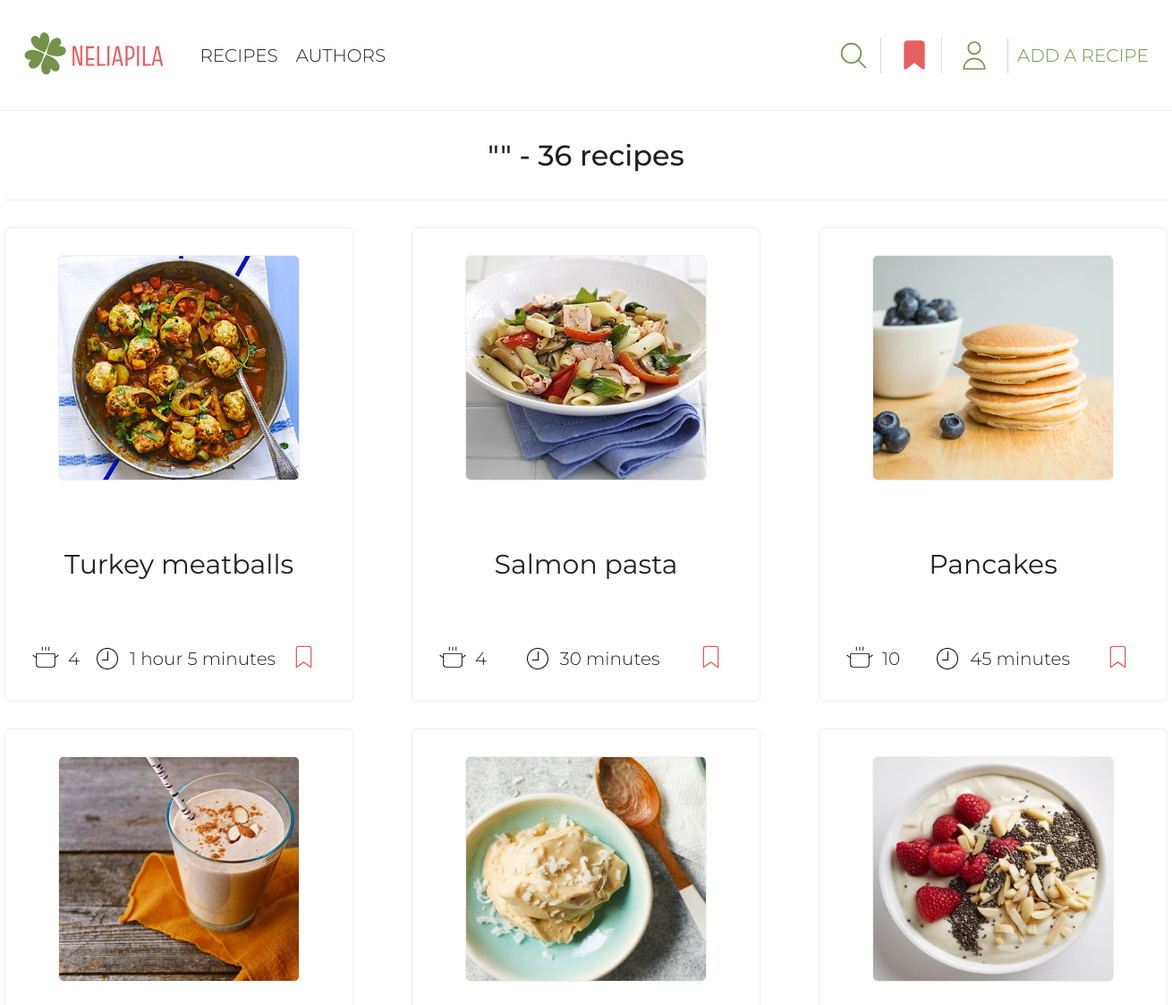
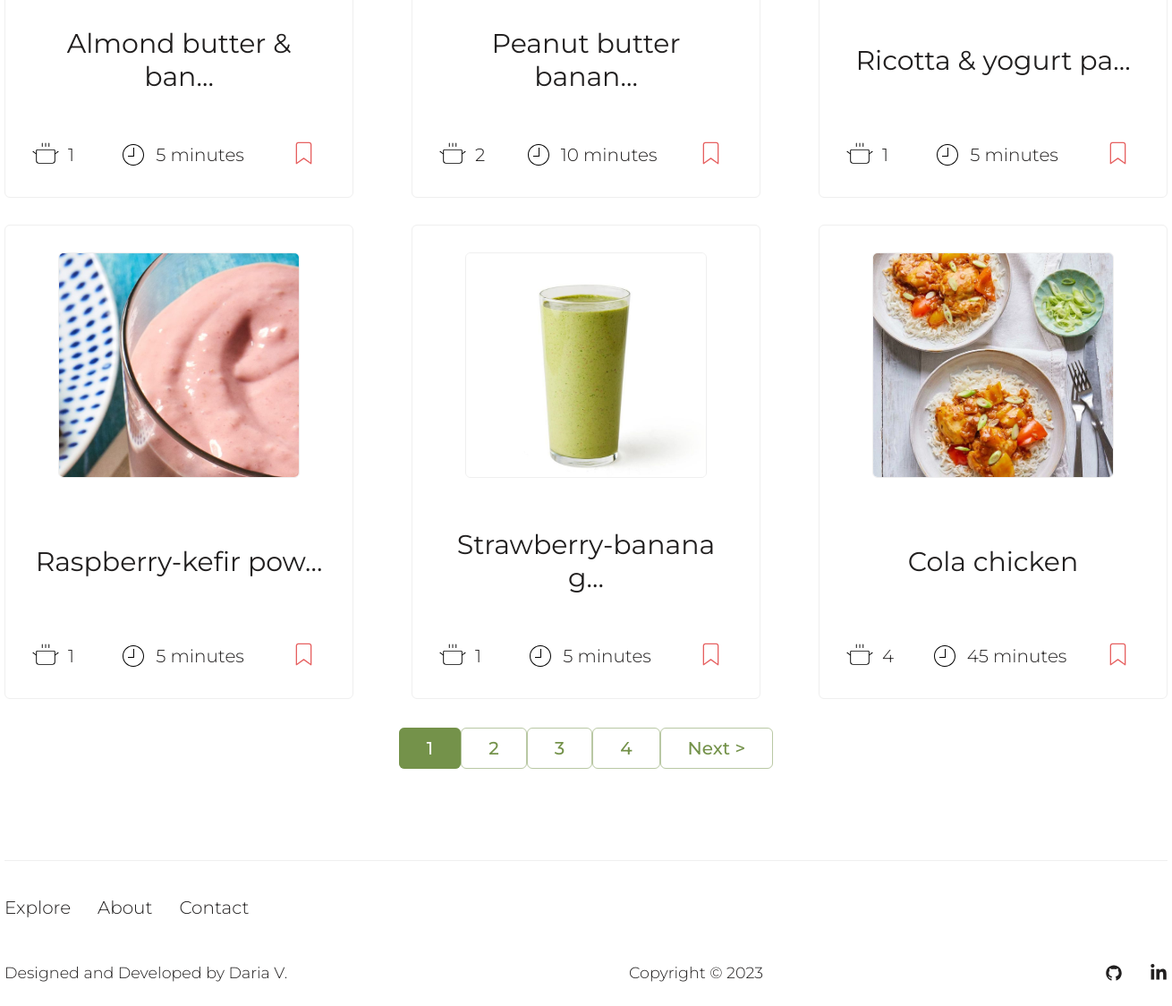
Screenshot of /found-recipes/ with the database file from the repository (2 pictures, top to bottom).
### recipes/models.py (models this page shows, shortened)
class Recipe(models.Model):
    CATEGORY_CHOICES = [
        ('Breakfast', 'Breakfast'),
        ('Lunch', 'Lunch'),
        ('Dinner', 'Dinner'),
        ('Snacks', 'Snacks'),
        ('Desserts', 'Desserts'),
        ('Drinks', 'Drinks'),
        ('Miscellaneous', 'Other')
    ]
    STATUS_CHOICES = [
        (True, 'Approved'),
        (False, 'On moderation'),
    ]
    author = models.ForeignKey(User, on_delete=models.CASCADE, null=True, blank=True)
    title = models.CharField(max_length=50)
    portions = models.PositiveIntegerField(default=1, blank=True, null=True)
    cooking_hours = models.PositiveIntegerField(default=0)
    cooking_minutes = models.PositiveIntegerField(default=0)
    image = models.ImageField(upload_to=recipe_image_path)
    category = models.CharField(max_length=20, choices=CATEGORY_CHOICES)
    ingredients = models.TextField()
    steps = models.TextField()
    is_approved = models.BooleanField(default=False, choices=STATUS_CHOICES)
    date_created = models.DateTimeField(auto_now_add=True)

### home/views.py (the view)
# urls.py: path('found-recipes/', views.search_recipes, name='found-recipes'),
def search_recipes(request):
    try:
        favorite_recipes = [favorite.favorite_recipe for favorite in request.user.profile.favorite_set.all()]
    except AttributeError:
        favorite_recipes = ''
    recipes, search_query = get_found_recipes(request)
    recipes_count = recipes.count()
    recipes, paginator, custom_range = paginate(request, recipes, results=9)
    context = {'recipes': recipes, 'favorites': favorite_recipes, 'recipes_count': recipes_count,
               'search_query': search_query, 'paginator': paginator, 'custom_range': custom_range}
    return render(request, 'recipes/found-recipes.html', context)

### home/utilis.py (called while the page is built)
def get_found_recipes(request):
    search_query = request.GET.get('search-bar') \
        if request.GET.get('search-bar') else ''
    recipes = Recipe.objects.distinct().filter(Q(is_approved=True) &
                                               (Q(title__icontains=search_query) |
                                                Q(ingredients__icontains=search_query)))
    return recipes, search_query

### home/views.py (called while the page is built)
def paginate(request, items, results=6):
    page = request.GET.get('page')
    paginator = Paginator(items, results)
    try:
        items = paginator.page(page)
    except PageNotAnInteger:
        page = 1
        items = paginator.page(page)
    except EmptyPage:
        page = paginator.num_pages
        items = paginator.page(page)
    page = int(page)
    left_index = page - 3 if page > 3 else 1
    right_index = page + 4 if page < paginator.num_pages - 3 else paginator.num_pages + 1
    custom_range = range(left_index, right_index)
    return items, paginator, custom_range

### templates/recipes/found-recipes.html (shortened to what this page needs)
{% extends 'base/base.html' %}
{% load static %}
{% block css %}
<link rel="stylesheet" href="{% static 'home/css/home.css' %}">
{% endblock %}
{% block content %}
<section class="found-recipes-page">
    <section class="all-approved-recipes container">
        <div class="recipes ">
            <h1 class="found-recipes-heading">"{{ search_query }}" - {{ recipes_count }} recipes</h1>
            <div class="all-recipes">
                {% if recipes %}
                {% for recipe in recipes %}
                <div class="sp-recipe">
                    <div class="recipe-image">
                        <a href="{% url 'specific-recipe' recipe.id %}">
                            <img src="{{ recipe.image.url }}" alt="Recipe Image">
                        </a>
                    </div>
                    <div class="recipe-title">
                        <a href="{% url 'specific-recipe' recipe.id %}">
                            <h2>{{ recipe.title|truncatechars:20 }}</h2></a>
                    </div>
                    <div class="recipe-short-info">
                        <div class="recipe-portions info">
                            <img src="{% static 'recipes/images/pot-svg.svg' %}" alt="Pot">
                            <span>{{ recipe.portions }}</span>
                        </div>
                        <div class="recipe-cooking-time info">
                            <img src="{% static 'recipes/images/clock-svg.svg' %}" alt="Clock">
                            {% if recipe.cooking_hours != 0 and recipe.cooking_minutes != 0 %}
                            <span>{{ recipe.cooking_hours }} hour{{ recipe.cooking_hours | pluralize:'s' }}
                                {{ recipe.cooking_minutes }} minute{{ recipe.cooking_minutes | pluralize:'s' }}</span>
                            {% elif recipe.cooking_hours != 0 and recipe.cooking_minutes == 0 %}
                            <span>{{ recipe.cooking_hours }} hour{{ recipe.cooking_hours | pluralize:'s' }}</span>
                            {% elif recipe.cooking_hours == 0 and recipe.cooking_minutes != 0 %}
                            <span>{{ recipe.cooking_minutes }} minute{{ recipe.cooking_minutes | pluralize:'s' }}
                                </span>
                            {% endif %}
                        </div>
                        <div class="add-recipe-to-favorites info">
                            {% if recipe in favorites %}
                            <a class="button-favorites-link button-link"
                               href="{% url 'delete-from-favorites' recipe.id %}">
                                <img src="{% static 'user/images/filled-bookmark-svg.svg' %}" alt="Bookmark">
                            </a>
                            {% else %}
                            <a class="button-favorites-link button-link"
                               href="{% url 'add-to-favorites' recipe.id %}">
                                <img src="{% static 'user/images/bookmark-svg.svg' %}" alt="Bookmark">
                            </a>
                            {% endif %}
                        </div>
                    </div>
                </div>
                {% endfor %}
                <section class="paginator-section">
                    {% if recipes.has_other_pages %}
                    <div class="pagination container">
                        <div class="pag">
                            <ul class="pag-list">
                                {% for page in custom_range %}
                                {% if page == recipes.number %}
                                <li><a href="?page={{ page }}{% if search_query %}&search-bar={{ search_query }}{% endif %}"
                                       class="btn page-link btn__filled">{{ page }}</a></li>
                                {% else %}
                                <li><a href="?page={{ page }}{% if search_query %}&search-bar={{ search_query }}{% endif %}"
                                       class="btn page-link">{{ page }}</a></li>
                                {% endif %}
                                {% endfor %}
                                {% if recipes.has_next %}
                                <li><a href="?page={{ recipes.next_page_number }}
                                       {% if search_query %}&search-bar={{ search_query }}{% endif %}"
                                       class="btn page-link">Next &gt;</a></li>
                                {% endif %}
                            </ul>
                        </div>
                    </div>
                    {% endif %}
                </section>
                {% endif %}
            </div>
        </div>
    </section>
</section>
{% endblock %}

### static/base/css/base.css (style rules this page uses)
html { height: 100%; position: relative; }
body { font-family: 'Montserrat', sans-serif; font-weight: 300; font-size: 20px; color: #211f1f; background-color: #FFFFFF; margin: 0; padding: 0; min-height: 100%; display: flex; flex-direction: column; }
a { text-decoration: none; color: #211f1f; }
h1, h2, h3, p { margin: 0; font-weight: 300; }
li, ul { margin: 0; padding: 0; }
.container { width: 1240px; margin: 0 auto; position: relative; }
.btn { width: 100%; border: 1px solid rgba(116, 146, 74, 0.5); padding: 10px 30px; box-sizing: border-box; background-color: transparent; border-radius: 6px; color: #74924a; font-weight: 500; min-height: 40px; cursor: pointer; }
.pag { display: flex; flex-direction: row; min-height: 50px; align-items: center; justify-content: center; }
.pag-list { list-style: none; display: flex; flex-direction: row; }
.pag .btn__filled { background-color: #74924a; color: #FFFFFF; }

### static/home/css/home.css (style rules this page uses)
.categories, .all-approved-recipes, .pag { margin-bottom: 50px; width: 1300px; }
.all-recipes { display: flex; flex-direction: row; flex-wrap: wrap; }
.sp-recipe { min-width: 30%; text-align: center; padding: 30px 30px; box-sizing: border-box; border: 1px solid #efefef; border-radius: 6px; min-height: 530px; display: flex; flex-direction: column; justify-content: space-between; margin-bottom: 30px; max-width: 390px; }
.sp-recipe:nth-child(3n+2) { margin-right: 65px; margin-left: 65px; }
.recipe-image img { width: 270px; height: 252px; border: 1px solid #efefef; border-radius: 6px; box-sizing: border-box; }
.recipe-title h2 { font-weight: 400; }
.recipe-short-info { display: flex; flex-direction: row; align-items: center; justify-content: space-between; }
.recipe-short-info img { width: 30px; height: 30px; margin-right: 10px; }
.info { display: flex; flex-direction: row; align-items: center; }
.found-recipes-heading { font-size: 2rem; padding: 30px 0; text-align: center; font-weight: 500; border-bottom: 1px solid #efefef; margin-bottom: 30px; }

### rows the page displays
Recipe: image (picture), title "Turkey meatballs", portions "4", cooking_hours "1", cooking_minutes "5", cooking_minutes|pluralize "s"
Recipe: image (picture), title "Salmon pasta", portions "4", cooking_minutes "30", cooking_minutes|pluralize "s"
Recipe: image (picture), title "Pancakes", portions "10", cooking_minutes "45", cooking_minutes|pluralize "s"
Recipe: image (picture), title "Almond butter & ban…", portions "1", cooking_minutes "5", cooking_minutes|pluralize "s"
Recipe: image (picture), title "Peanut butter banan…", portions "2", cooking_minutes "10", cooking_minutes|pluralize "s"
Recipe: image (picture), title "Ricotta & yogurt pa…", portions "1", cooking_minutes "5", cooking_minutes|pluralize "s"
Recipe: image (picture), title "Raspberry-kefir pow…", portions "1", cooking_minutes "5", cooking_minutes|pluralize "s"
Recipe: image (picture), title "Strawberry-banana g…", portions "1", cooking_minutes "5", cooking_minutes|pluralize "s"
Recipe: image (picture), title "Cola chicken", portions "4", cooking_minutes "45", cooking_minutes|pluralize "s"

### other values shown
{{ recipes_count }} "36"
{{ page }} "1"
{{ page }} "2" "3" "4"
